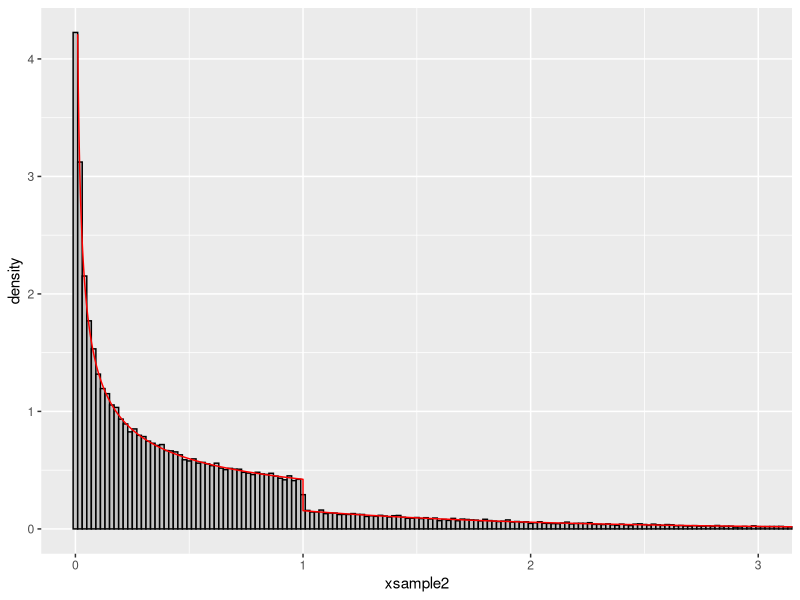
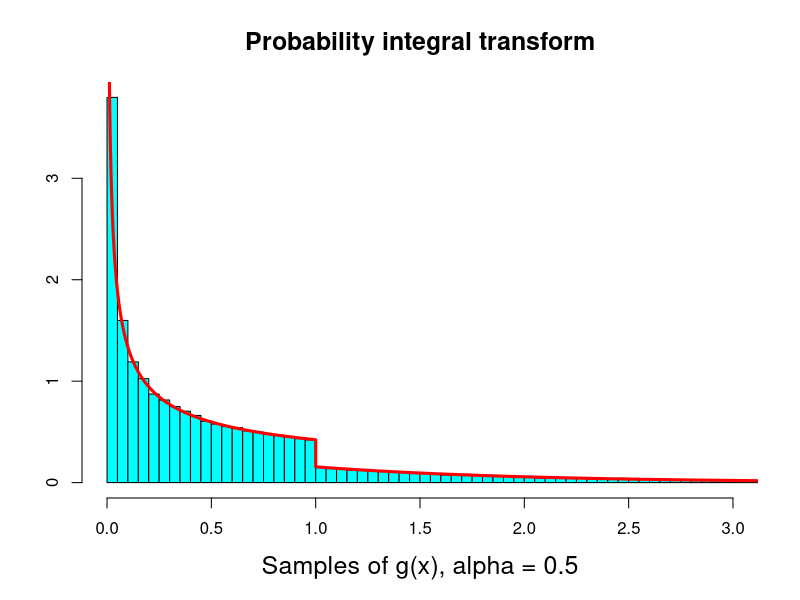
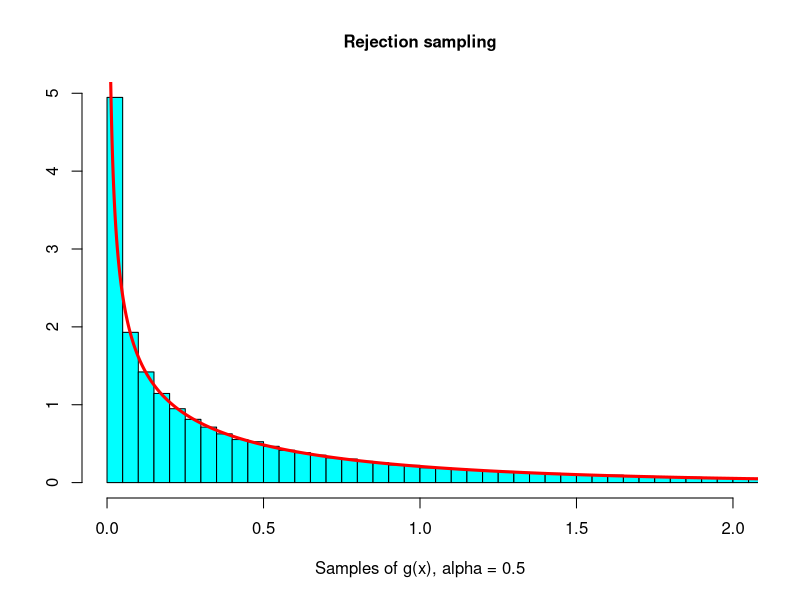
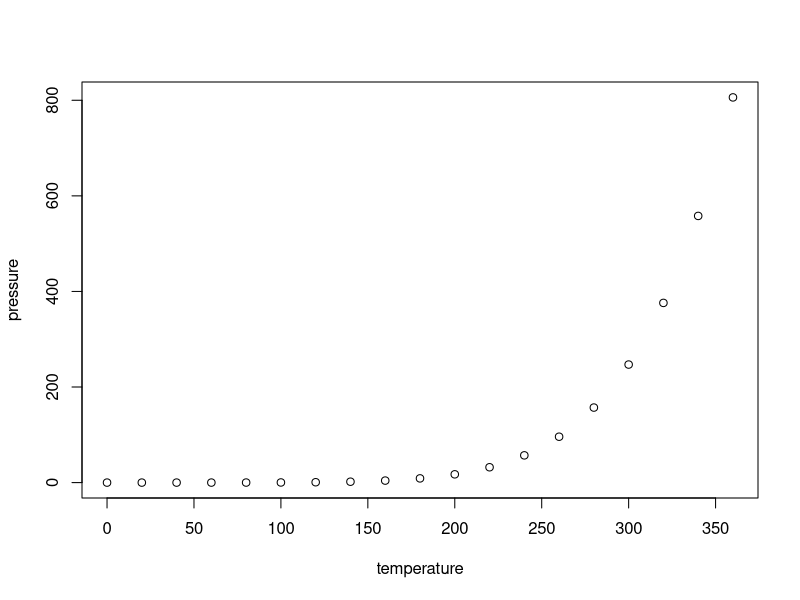

Recreate these plots in R, in order.
## ---- chunk 1
knitr::opts_chunk$set(echo = TRUE, cache = TRUE, autodep = TRUE)
## ---- chunk 2
library(MASS)
library(ggplot2)
library(gridExtra)
## ---- chunk 3
# #------Probability integral transform--------#
# Initialize
n <- 100000
alpha <- 0.5
x <- sort(runif(n,0.01,8))

# Functions and sampling
gsample <- function(n,alpha){
  c <- (exp(1)*alpha)/(exp(1)+alpha)
  u <- runif(n)
  
  x1 <- (u*(alpha/c))^(1/alpha)
  x2 <- -log((1/alpha+1/(exp(1))-u/c))
  
  x <- matrix(0,n,1)
  
  for (i in 1:n){
    if(u[i]>= (c/alpha)){
      x[i] <- x2[i]
    }
    else {
      x[i] <- x1[i]
    }
  }
  return(x)
}

xsample2 <- gsample(n, alpha) 

# Check sampling
gfunc <- matrix(0,n,1)

for (i in 1:n){
  if(x[i] <= 0){
    gfunc[i] <- 0
  }
  else if (x[i] < 1) {
    gfunc[i] <- ((exp(1)*alpha)/(exp(1)+alpha))*(x[i]^(alpha-1))
  }
  else {
    gfunc[i] <- ((exp(1)*alpha)/(exp(1)+alpha))*exp(-x[i])
  }
}
## ---- chunk 4
# Plot
dataf <- data.frame(x, gfunc, xsample2)
g <- ggplot(dataf)
g <- g + geom_histogram(aes(xsample2, y = ..density..), binwidth = 0.02, col = "black", fill = "grey", alpha = 0.9)
g <- g + geom_line(aes(x, gfunc), col = "red")
g <- g + coord_cartesian(xlim = range(0:3)) + labs("hei")
g

b <- truehist(xsample2, xlab = "Samples of g(x), alpha = 0.5",main = "Probability integral transform", xlim = range(0:3), cex.main = 1.5, cex.lab = 1.5)
lines(x,gfunc, col = "red", lwd = 3)

#grid.arrange(g)
## ---- chunk 5
# ---------Utilities -----------# 
acceptanceProb <- function(x,alpha){
  if (x < 1) {
    return (exp(-x))
  }
  return (x^(alpha-1))
}

# -------------- Main function ---------------#
sampleGammaRejection <- function(alpha, n) {
  xsample <- matrix(0,n,1)
  for (j in 1:n){
    fin <- 0
    while (fin == 0){
      xsample[j] <- gsample(1,alpha)
      acc <- acceptanceProb(xsample[j], alpha) # Acceptance prob
      u <- runif(1)
      if (u <= acc){
        fin = 1
      }
    }
  }
  return (xsample)
}
## ---- chunk 6
# Sample
xsample <- sampleGammaRejection(alpha, n)


#Check sampling
gammaf <- function(alpha,x){
  res <- (1/gamma(alpha))*(x^(alpha-1))*exp(-x)
  return(res)
}
y <- gammaf(alpha, x)
check <- data.frame(mean = mean(xsample), truemean = alpha, var = var(xsample), truevar = alpha)
print(check)

#Plot
truehist(xsample, main = "Rejection sampling", xlab = "Samples of g(x), alpha = 0.5", 
         xlim = range(0:2.5), cex.main = 1, cex.lab = 1)
lines(x,y, col = "red", lwd = 3)
## ---- chunk 7
# ---------- Utilities ------------ #
f_star <- function(x, alpha){
  return (((alpha-1)/2)*x -exp(x)/2)
}

# ----------Main function ------------ #
sampleGammaRatioUniforms <- function(alpha, n) { 
  
  # Determine bounds on a log scale
  log_a_pluss <- (alpha-1)/2 * (log(alpha-1)-1)
  #log_a_minus <- -Inf
  log_b_pluss <- (alpha+1)/2 * log((alpha+1)*exp(-1))
  #log_b_minus <- -Inf # log of both limits...
  
  # Iterations
  count <- 1
  it <- 1
  
  xSample <- matrix(0,n,1)
  
  # Until we have n realisations
  while (it <= n) {
    
    # Uniform sampling
    log_u_1 <- log(runif(1)) + log_a_pluss
    log_u_2 <- log(runif(1)) + log_b_pluss
    
    # Change of variables
    # x_2 <- log_u_1
    # x_1 <- log_u_2 - log_u_1
    log_x <- log_u_2 - log_u_1 #log(u2/u1)
    
    # Acceptance
    if (log_u_1 <= f_star(log_x, alpha)) {
      
      xSample[it] <- log_x
      
      # Increment
      it <- it + 1
      #print(log_u_1 - f_star(log_x, alpha)); flush.console()
      count <- count + 1
    }
    else {
      # Increment count
      count <- count + 1
    }
  }
  struct <- data.frame(xSample = exp(xSample) , count)
  
  return (struct)
}
## ---- chunk 8
# Exponential distribution
sampleExponential <- function(lambda, n){
  x <- -(1/lambda)*log(runif(n))
  return(x)
}

# ----- Main function: Gamma sampling -----#
sampleGamma <- function(alpha, beta, n) {
  
  if (alpha > 1) {
    xFrame <- sampleGammaRatioUniforms(alpha,n)
    xSample <- xFrame$xSample
    
  }
  else if ( alpha < 1) {
    xSample <- sampleGammaRejection(alpha, n)
  }
  else {
    xSample <- sampleExponential(lambda = 1, n)
  }
  
  return (beta*xSample)
}
## ---- chunk 9
library(MASS)
library(ggplot2)
## ---- chunk 10
plot(pressure)
